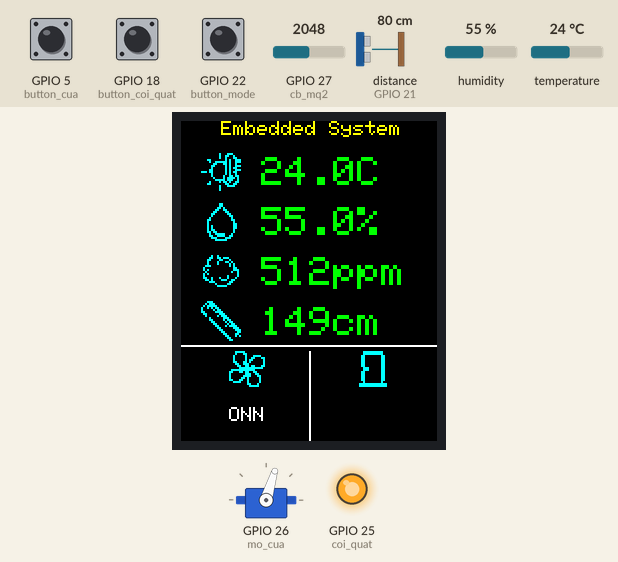
Bench run of a sketch on a simulated ESP32. Shown: servo, 128×160 colour display, output pins drawn as LEDs (lit = HIGH). Wiring (inferred from the names in the program): ultrasonic range finder: trigger GPIO 19; echo GPIO 21. The test bench sets the inputs (shaded band); at power-on: distance to the obstacle (sensor on GPIO 21) 80 cm, GPIO 5 (button_cua) HIGH, GPIO 27 (cb_mq2) = 2048, GPIO 18 (button_coi_quat) HIGH, GPIO 22 (button_mode) HIGH, humidity 55 %, temperature 24 °C (analog values on the 0–4095 scale). The echo pulse lasts 58.3 µs per cm; pins used as bus, display or sensor lines are not drawn; what the sketch prints to the serial monitor is not drawn.

Above: at 4.3 s.
4.4 s: distance to the obstacle (sensor on GPIO 21) set to 36 cm
At 7.1 s:
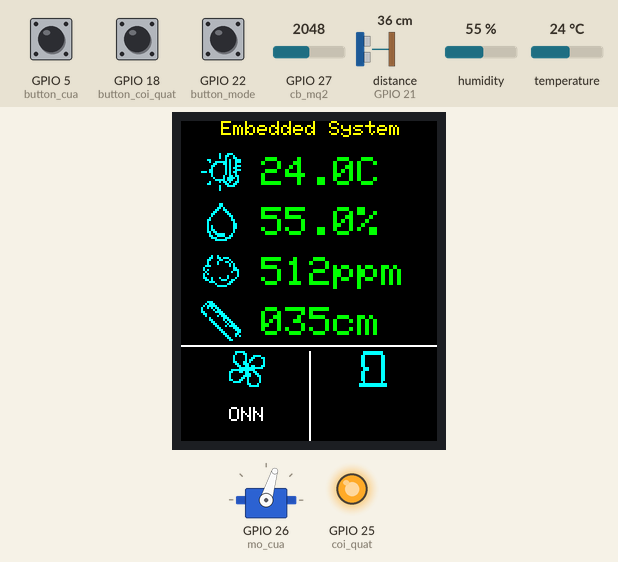
7.7 s: distance to the obstacle (sensor on GPIO 21) set to 30 cm
At 8.9 s:
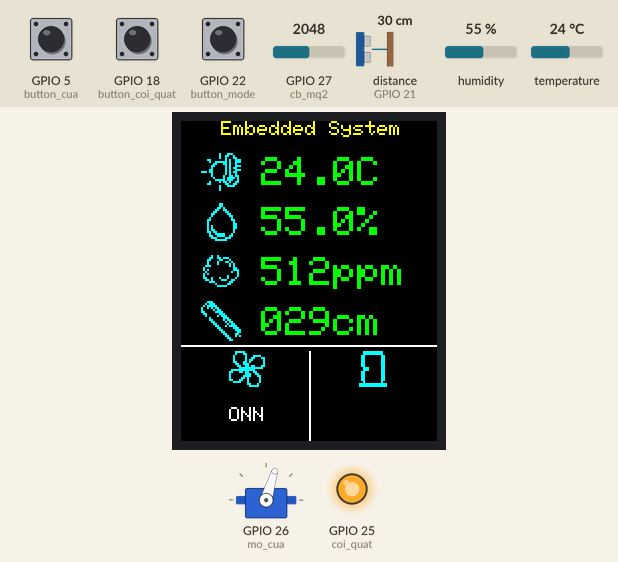
9.7 s: GPIO 5 (button_cua) pulled LOW for 1.2 s
At 10.5 s:
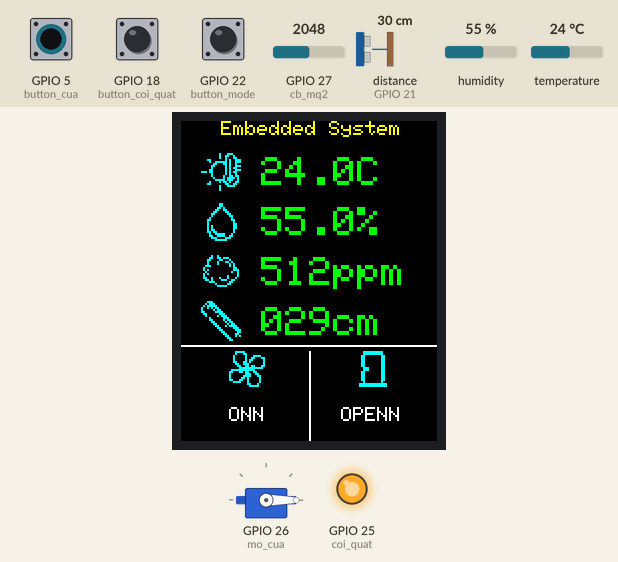
13.2 s: GPIO 5 (button_cua) pulled LOW for 1.2 s
At 16.0 s:
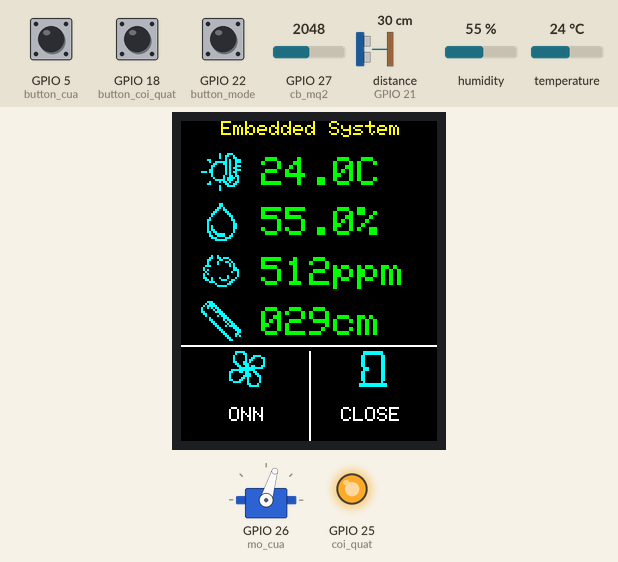
16.7 s: GPIO 27 (cb_mq2) set to 1226
18.6 s: GPIO 27 (cb_mq2) set to 1168
At 19.9 s:
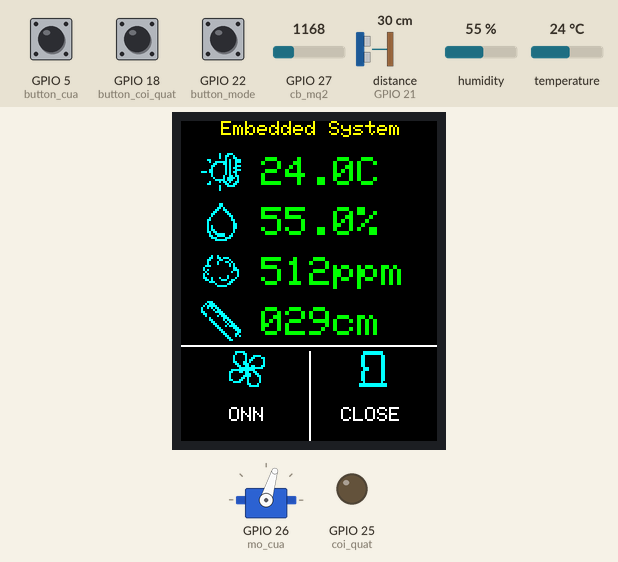
Timing chart, 0 to 21.6 s (numbered marks = the images above; inputs shaded):
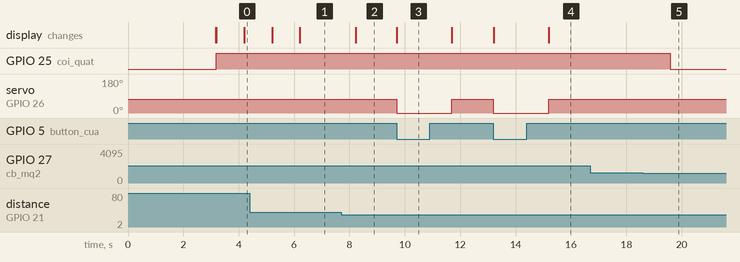

Measured:
- the behaviour switches between 1200 and 1199 on GPIO 27 (cb_mq2) (found by bisection; images 4 and 5)
- after the input at 7.7 s, the display: changes after 0.52 s (image 2)
- after the input at 9.7 s, servo on GPIO 26 (mo_cua): 73° → 0° at once, → 73° 2.0 s later; the display: changes at once (image 3)
- after the input at 13.2 s, servo on GPIO 26 (mo_cua): 73° → 0° at once, → 73° 2.0 s later; the display: first changes at once (image 4 shows a later state)
- after the input at 16.7 s, every drawn part: stays the same
- after the input at 18.6 s, GPIO 25 (coi_quat): HIGH → LOW after 0.98 s

The sketch:

TFT_HTNhung_v6_final.ino
```cpp
#if CONFIG_FREERTOS_UNICORE
#define ARDUINO_RUNNING_CORE 0
#else
#define ARDUINO_RUNNING_CORE 1
#endif

/*Include Libs*/
#include <Adafruit_GFX.h>
#include <Adafruit_ST7735.h>
#include <SPI.h>
#include <DHT.h>
#include <ESP32Servo.h>

/*GPIO Def*/
#define cb_dht 23
#define cb_mq2 27
#define coi_quat 25
#define echo_sr04 21
#define trig_sr04 19
#define mo_cua 26

#define button_coi_quat 18
#define button_cua 5
#define button_mode 22

SemaphoreHandle_t xSema_coi_quat;
SemaphoreHandle_t xSema_cua;
SemaphoreHandle_t xSema_mode;

TickType_t btnDebounce1 = 0;
TickType_t btnDebounce2 = 0;
TickType_t btnDebounce3 = 0;
int state = 1;

void IRAM_ATTR ISR_coi_quat() {
  btnDebounce1 = xTaskGetTickCountFromISR();
  xSemaphoreGiveFromISR(xSema_coi_quat, NULL);
  state =! state;
}

void IRAM_ATTR ISR_cua() {
  btnDebounce2 = xTaskGetTickCountFromISR();
  xSemaphoreGiveFromISR(xSema_cua, NULL);
}

void IRAM_ATTR ISR_mode() {
  btnDebounce3 = xTaskGetTickCountFromISR();
  xSemaphoreGiveFromISR(xSema_mode, NULL);
}

Servo servo_mo_cua;
#define SOUND_SPEED 0.034

#define TFT_CS         15  //chip select connect to pin 15
#define TFT_RST        2   //reset connect to pin 2
#define TFT_A0         4   //AO/DC connect to pin 4
#define TFT_SDA        13  //Data = SDA/MOSI connect to pin 33
#define TFT_SCK        14  //Clock = SCK connect to pin 14

Adafruit_ST7735 tft = Adafruit_ST7735(TFT_CS, TFT_A0, TFT_SDA, TFT_SCK, TFT_RST);

#define BLACK   0x0000
#define BLUE    0x001F
#define RED     0xF800
#define GREEN   0x07E0
#define CYAN    0x07FF
#define MAGENTA 0xF81F
#define YELLOW  0xFFE0
#define WHITE   0xFFFF

//==============Task Def=============
void TaskReadDHT(void *pvParam);
void TaskReadMQ2(void *pvParam);
void TaskReadSR04(void *pvParam);
void TaskTFT(void *pvParam);

void TaskCoiQuat(void *pvParameters);
void TaskMoCua(void *pvParameters);

void Task_coi_quat(void *pvParameters);
void Task_cua(void *pvParameters);
void Task_mode(void *pvParameters);

//============QUEUE==========
typedef struct {
  int deviceID = 0;
  float value1 = 0;
  float value2 = 0;
} SENSOR;

QueueHandle_t QueueSensor = xQueueCreate(3, sizeof(SENSOR));

QueueHandle_t QueueMoCua = xQueueCreate(1, sizeof(int));
QueueHandle_t QueueCoiQuat = xQueueCreate(1, sizeof(int));

TaskHandle_t DHTTask, MQ2Task, SR04Task, TFTTask, CoiQuatTask, MoCuaTask;

static const uint8_t temperature[] = {
  0x00, 0x00, 0x00, 0x00, 0x47, 0x00, 0x00, 0x4c, 0x80, 0x00, 0x48, 0xc0, 0x18, 0x0a, 0x70, 0x09,
  0xfa, 0x70, 0x03, 0x1a, 0x40, 0x06, 0x0a, 0x70, 0x04, 0x0a, 0xc0, 0x0c, 0x0a, 0x70, 0xec, 0x0a,
  0xc0, 0x04, 0x0a, 0x40, 0x04, 0x13, 0x60, 0x02, 0x17, 0xa0, 0x01, 0xf7, 0x20, 0x08, 0x5a, 0x60,
  0x18, 0x0c, 0xc0, 0x00, 0x47, 0x80, 0x00, 0x40, 0x00, 0x00, 0x40, 0x00
};

static const uint8_t humidity[] = {
  0x00, 0x00, 0x00, 0x00, 0x60, 0x00, 0x00, 0x60, 0x00, 0x00, 0xd0, 0x00, 0x01, 0x98, 0x00, 0x03,
  0x0c, 0x00, 0x06, 0x06, 0x00, 0x04, 0x03, 0x00, 0x08, 0x01, 0x00, 0x18, 0x01, 0x80, 0x10, 0x00,
  0x80, 0x10, 0x00, 0xc0, 0x14, 0x00, 0xc0, 0x14, 0x00, 0xc0, 0x16, 0x00, 0x80, 0x1b, 0x00, 0x80,
  0x09, 0xf1, 0x00, 0x0c, 0xf3, 0x00, 0x07, 0x0e, 0x00, 0x01, 0xf8, 0x00
};

const unsigned char smoke[] ={
  0x00,0x00,0x00,0x00,0x00,0x00,0x04,0x80,0x00,0x0C,0xDC,0x00,0x18,0x62,0x00,0x10,0x8D,0x00,
  0x10,0x82,0x80,0x38,0x02,0x80,0x40,0x00,0xC0,0x50,0x00,0xE0,0x20,0x01,0x20,0x50,0x00,0x20,
  0x40,0x04,0x20,0x64,0x44,0x40,0x34,0x39,0x80,0x0E,0x03,0x00,0x01,0x06,0x00,0x00,0xF8,0x00,
  0x00,0x00,0x00,0x00,0x00,0x00
};

const unsigned char distance [] ={
  0x1C,0x00,0x00,0x2E,0x00,0x00,0x5F,0x00,0x00,0x95,0x80,0x00,0x82,0xC0,0x00,0xC1,0xE0,0x00,
  0x60,0x70,0x00,0x20,0xB8,0x00,0x08,0x1C,0x00,0x0C,0x16,0x00,0x06,0x0B,0x00,0x03,0x05,0x80,
  0x01,0x8B,0xC0,0x00,0xC0,0xE0,0x00,0x60,0x70,0x00,0x30,0x38,0x00,0x18,0x6C,0x00,0x0C,0x56,
  0x00,0x06,0x0B,0x00,0x03,0x07,0x00,0x01,0x81,0x00,0x00,0xC2,0x00,0x00,0x64,0x00,0x00,0x38
};

const unsigned char fan[] PROGMEM = {
  0x00,0x00,0x00,0x0F,0x80,0x00,0x08,0xC0,0x00,0x10,0x47,0x80,0x10,0x4C,0x60,0x10,0x58,0x20,
  0x18,0xD0,0x20,0x0C,0xE0,0x20,0x06,0x6C,0x60,0x03,0xFF,0xC0,0x3F,0xFC,0x00,0x63,0x66,0x00,
  0x40,0x73,0x00,0x40,0xF1,0x80,0x41,0xA0,0x80,0x63,0x20,0x80,0x1E,0x20,0x80,0x00,0x31,0x00,
  0x00,0x1F,0x00,0x00,0x00,0x00
};

const unsigned char door[] PROGMEM = {
  0x00,0x00,0x00,0x07,0xFE,0x00,0x07,0xFE,0x00,0x0C,0x03,0x00,0x0C,0x03,0x00,0x0C,0x03,0x00,
  0x0C,0x03,0x00,0x0C,0x03,0x00,0x0C,0x03,0x00,0x07,0x03,0x00,0x07,0x03,0x00,0x0C,0x03,0x00,
  0x0C,0x03,0x00,0x0C,0x03,0x00,0x0C,0x03,0x00,0x0C,0x03,0x00,0x04,0x02,0x00,0x1F,0xFF,0x80,
  0x1F,0xFF,0x80,0x00,0x00,0x00
};

void setup() {
  Serial.begin(115150);
  analogReadResolution(10);
  pinMode(coi_quat, OUTPUT);
  digitalWrite(coi_quat, LOW);
  pinMode(cb_mq2, INPUT);
  pinMode(trig_sr04, OUTPUT);
  pinMode(echo_sr04, INPUT);
  servo_mo_cua.attach(mo_cua);
  servo_mo_cua.write(73);

  tft.initR(INITR_BLACKTAB);                      //Thiet lap LCD TFT
  tft.fillScreen(BLACK);
  tft.setRotation(0);

  tft.setCursor(20, 0);
  tft.setTextColor(YELLOW, BLACK);
  tft.setTextSize(1);
  tft.print("Embedded System");

  Serial.println("Wait a few seconds for the system to boot!");
  delay(3000);

  tft.drawBitmap(10,15,temperature,20,20,CYAN);  //Hien thi icon nhiet do va do am
  tft.drawBitmap(10,40,humidity,20,20,CYAN);
  tft.drawBitmap(10,65,smoke,20,20,CYAN);
  tft.drawBitmap(10,90,distance,20,20,CYAN);

  tft.drawLine(0, 112, 128, 112, WHITE);
  tft.drawLine(64, 115, 64, 160, WHITE);

  tft.drawBitmap(23, 114, fan, 20, 20, CYAN);
  tft.drawBitmap(86, 114, door, 20, 20, CYAN);

  xTaskCreatePinnedToCore(TaskReadDHT
                          , "ReadDHT"
                          , 1024*4
                          , NULL
                          , 3
                          , &DHTTask
                          , ARDUINO_RUNNING_CORE);

  xTaskCreatePinnedToCore(TaskReadMQ2
                          , "ReadMQ2"
                          , 1024*4
                          , NULL
                          , 3
                          , &MQ2Task
                          , ARDUINO_RUNNING_CORE);

  xTaskCreatePinnedToCore(TaskReadSR04
                          , "ReadSR04"
                          , 1024*4
                          , NULL
                          , 3
                          , &SR04Task
                          , ARDUINO_RUNNING_CORE);

  xTaskCreatePinnedToCore(TaskTFT
                          , "TFT"
                          , 1024*2
                          , NULL
                          , 1
                          , &TFTTask
                          , ARDUINO_RUNNING_CORE);

  xTaskCreatePinnedToCore(TaskCoiQuat
                          , "CoiQuat"
                          , 1024*2
                          , NULL
                          , 2
                          , &CoiQuatTask
                          , ARDUINO_RUNNING_CORE);

  xTaskCreatePinnedToCore(TaskMoCua
                          , "MoCua"
                          , 1024*2
                          , NULL
                          , 2
                          , &MoCuaTask
                          , ARDUINO_RUNNING_CORE);

  xSema_coi_quat = xSemaphoreCreateBinary();
  xSema_cua = xSemaphoreCreateBinary();
  xSema_mode = xSemaphoreCreateBinary();

  xTaskCreate(Task_coi_quat
              , "coi_quat"
			        , 1024 * 4
			        , NULL
			        , 4
			        , NULL);
  xTaskCreate(Task_cua
              , "cua"
			        , 1024 * 4
			        , NULL
			        , 4
			        , NULL);
  xTaskCreate(Task_mode
              , "mode"
	        		, 1024 * 4
	        		, NULL
			        , 4
			        , NULL);

  pinMode(button_coi_quat, INPUT_PULLUP);
  attachInterrupt(button_coi_quat, ISR_coi_quat, FALLING);

  pinMode(button_cua, INPUT_PULLUP);
  attachInterrupt(button_cua, ISR_cua, FALLING);

  pinMode(button_mode, INPUT_PULLUP);
  attachInterrupt(button_mode, ISR_mode, FALLING);
}

void loop() {}

void TaskReadDHT (void *pvParam){
  float oldtemp = 0;
  float oldhumi = 0;
  float humi, temp;

  SENSOR DHT22Sensor ;
  DHT22Sensor.deviceID = 1;

  DHT dht(cb_dht, DHT22);
  dht.begin();

  for (;;){
    temp = dht.readTemperature();
    humi = dht.readHumidity();

    if (isnan(temp) || isnan(humi)){
      Serial.println("DHT22 Failed to Read!!!");
      temp = oldtemp;
      humi = oldhumi;
    }
    else {
      oldtemp = temp;
      oldhumi = humi;
    }
    DHT22Sensor.value1 = temp;
    DHT22Sensor.value2 = humi;
    xQueueSend(QueueSensor, &DHT22Sensor, 50);

    Serial.println("Temp: " + String(temp, 1) + "C");
    Serial.println("Humi: " + String(humi, 1) + "%");

    vTaskDelay(1000 / portTICK_PERIOD_MS);
  }
}

void TaskReadMQ2 (void *pvParam){
  int smoke_val=0;

  SENSOR MQ2Sensor;
  MQ2Sensor.deviceID = 2;

  for(;;){
    smoke_val = analogRead(cb_mq2);

    MQ2Sensor.value1 = smoke_val;
    MQ2Sensor.value2 = 0;

    xQueueSend(QueueSensor, &MQ2Sensor, 50);

    xQueueSend(QueueCoiQuat, &smoke_val, 50);

    Serial.println("Smoke Value: " + String(smoke_val));

    vTaskDelay(1000 / portTICK_PERIOD_MS);
  }
}

void TaskReadSR04 (void *pvParam){
  int distanceCm = 0;

  SENSOR SR04Sensor;
  SR04Sensor.deviceID = 3;

  for(;;){
    digitalWrite(trig_sr04, LOW);
    delayMicroseconds(2);
    digitalWrite(trig_sr04, HIGH);
    delayMicroseconds(10);
    digitalWrite(trig_sr04, LOW);
    distanceCm = pulseIn(echo_sr04, HIGH) * SOUND_SPEED/2;

    SR04Sensor.value1 = distanceCm;
    SR04Sensor.value2 = 0;

    xQueueSend(QueueSensor, &SR04Sensor, 50);

    xQueueSend(QueueMoCua, &distanceCm, 50);

    Serial.println("Distance Value: " + String(distanceCm));
    Serial.println("==============================");

    vTaskDelay(1000 / portTICK_PERIOD_MS);
  }
}

void TaskCoiQuat (void *pvParam){
  int smoke_val = 0;

  for(;;){
    xQueueReceive(QueueCoiQuat, &smoke_val, 50);
    if (smoke_val >= 300){
      digitalWrite(coi_quat, HIGH);
    }
    else {
      digitalWrite(coi_quat, LOW);
    }
  }
}

void TaskMoCua (void *pvParam){
  int distanceCm = 0;

  for (;;){
    xQueueReceive(QueueMoCua, &distanceCm, 50);
    if (distanceCm <= 10){
      servo_mo_cua.write(0);
      vTaskDelay(2000 / portTICK_PERIOD_MS);
      servo_mo_cua.write(73);
    }
  }
}

void TaskTFT (void *pvParam){
  SENSOR TFT_DISP;

  for (;;){
    xQueueReceive(QueueSensor, &TFT_DISP, 50);
    if (TFT_DISP.deviceID == 1){
      tft.setCursor(40, 18);
      tft.setTextColor(GREEN,BLACK);
      tft.setTextSize(2);
      String nhiet_do = String(TFT_DISP.value1,1) + "C";
      tft.print(nhiet_do);

      tft.setCursor(40, 43);                   //Hien thi do am
      tft.setTextColor(GREEN,BLACK);
      tft.setTextSize(2);
      String do_am = String(TFT_DISP.value2,1) + "%";
      tft.print(do_am);
    }

    if (TFT_DISP.deviceID == 2){
      tft.setCursor(40, 68);
      tft.setTextColor(GREEN,BLACK);
      tft.setTextSize(2);
      char convertSmoke[4];
      sprintf(convertSmoke, "%03d", int (TFT_DISP.value1));
      String smoke = String(convertSmoke) + "ppm";
      tft.print(smoke);

      if(int (TFT_DISP.value1) >= 300){
        tft.setCursor(24, 143);
        tft.setTextColor(WHITE, BLACK);
        tft.setTextSize(1);
        tft.print("ONN");
      }
      else{
        tft.setCursor(24, 143);
        tft.setTextColor(WHITE, BLACK);
        tft.setTextSize(1);
        tft.print("OFF");
      }
    }

    if (TFT_DISP.deviceID == 3){
      tft.setCursor(40, 93);
      tft.setTextColor(GREEN,BLACK);
      tft.setTextSize(2);
      char convertCm[4];
      sprintf(convertCm, "%03d", int (TFT_DISP.value1));
      String distanceCm = String(convertCm) + "cm";
      tft.print(distanceCm);

      if(int (TFT_DISP.value1) <= 10){
        tft.setCursor(80, 143);
        tft.setTextColor(WHITE, BLACK);
        tft.setTextSize(1);
        tft.print("OPENN");

        vTaskDelay(2000 / portTICK_PERIOD_MS);

        tft.setCursor(80, 143);
        tft.setTextColor(WHITE, BLACK);
        tft.setTextSize(1);
        tft.print("CLOSE");
      }
    }
  }
}

void Task_coi_quat(void *pvParam) {
  while (1) {
    xSemaphoreTake(xSema_coi_quat, portMAX_DELAY);
    vTaskSuspend(MQ2Task);
    vTaskSuspend(CoiQuatTask);
    vTaskSuspend(TFTTask);

    if ((xTaskGetTickCount() - btnDebounce1) < 100) {
      if(state == 0){
        digitalWrite(coi_quat, HIGH);
        state = 0;

        tft.setCursor(24, 143);
        tft.setTextColor(WHITE, BLACK);
        tft.setTextSize(1);
        tft.print("ONN");
      }
      else{
        digitalWrite(coi_quat, LOW);
        state = 1;

        tft.setCursor(24, 143);
        tft.setTextColor(WHITE, BLACK);
        tft.setTextSize(1);
        tft.print("OFF");
      }
      vTaskDelay(1000 / portTICK_PERIOD_MS);
    }
  }
}

void Task_cua(void *pvParam) {
  while (1) {
    xSemaphoreTake(xSema_cua, portMAX_DELAY);
    vTaskSuspend(SR04Task);
    vTaskSuspend(MoCuaTask);
    vTaskSuspend(TFTTask);

    if ((xTaskGetTickCount() - btnDebounce2) < 100) {
      servo_mo_cua.write(0);

      tft.setCursor(80, 143);
        tft.setTextColor(WHITE, BLACK);
        tft.setTextSize(1);
        tft.print("OPENN");

      vTaskDelay(2000 / portTICK_PERIOD_MS);

      servo_mo_cua.write(73);

      tft.setCursor(80, 143);
        tft.setTextColor(WHITE, BLACK);
        tft.setTextSize(1);
        tft.print("CLOSE");
    }
  }
}

void Task_mode(void *pvParam) {
  while (1) {
    xSemaphoreTake(xSema_mode, portMAX_DELAY);
    if ((xTaskGetTickCount() - btnDebounce3) < 100) {
      vTaskResume(MQ2Task);
      vTaskResume(CoiQuatTask);
      vTaskResume(SR04Task);
      vTaskResume(MoCuaTask);
      vTaskResume(TFTTask);
      vTaskDelay(1000 / portTICK_PERIOD_MS);
    }
  }
}
```
